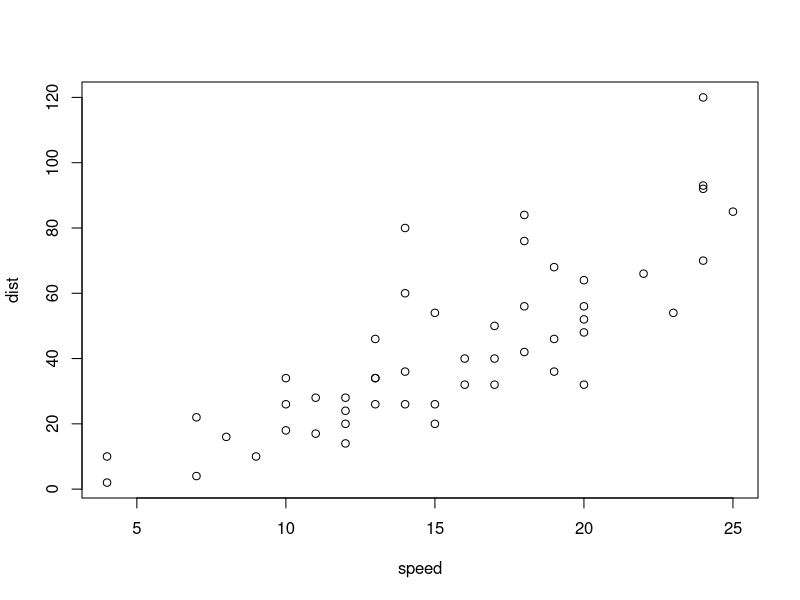
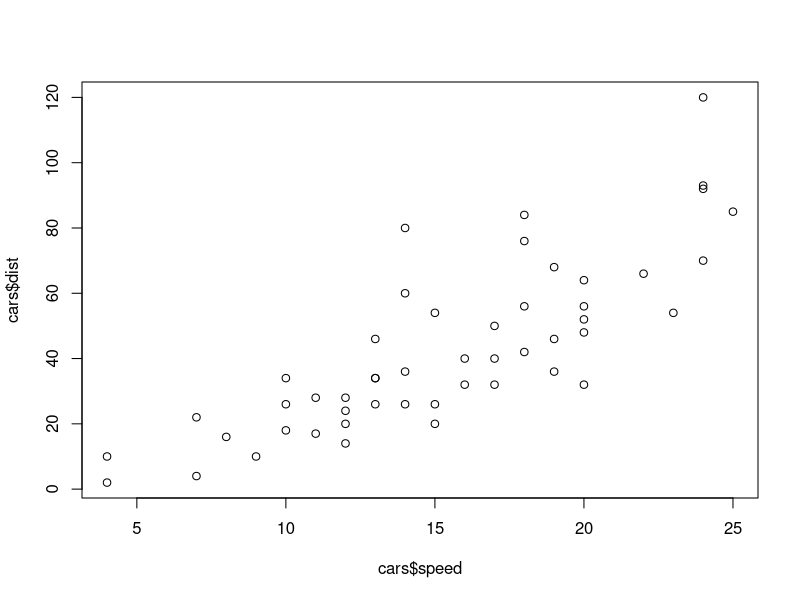
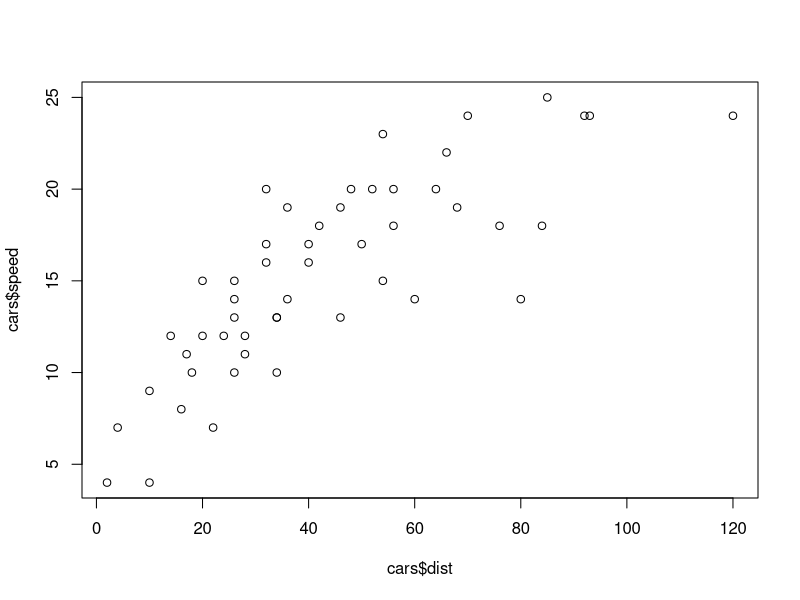
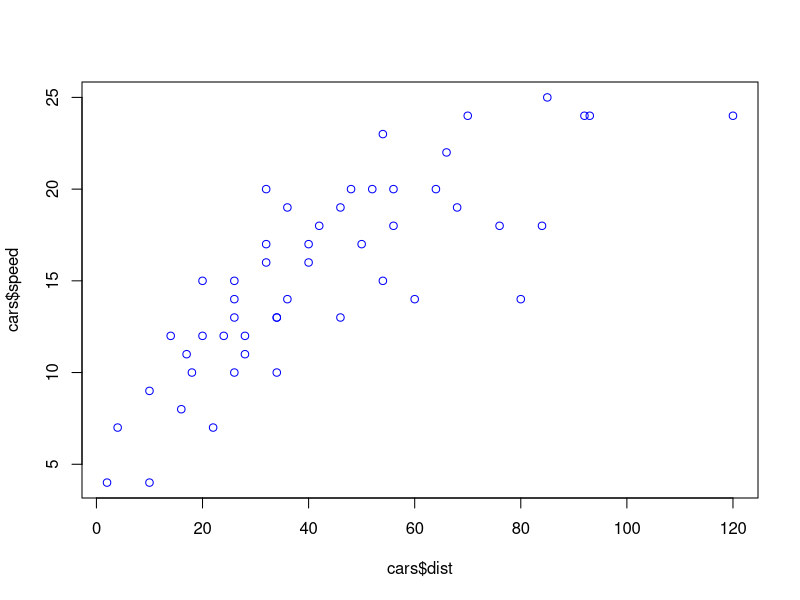
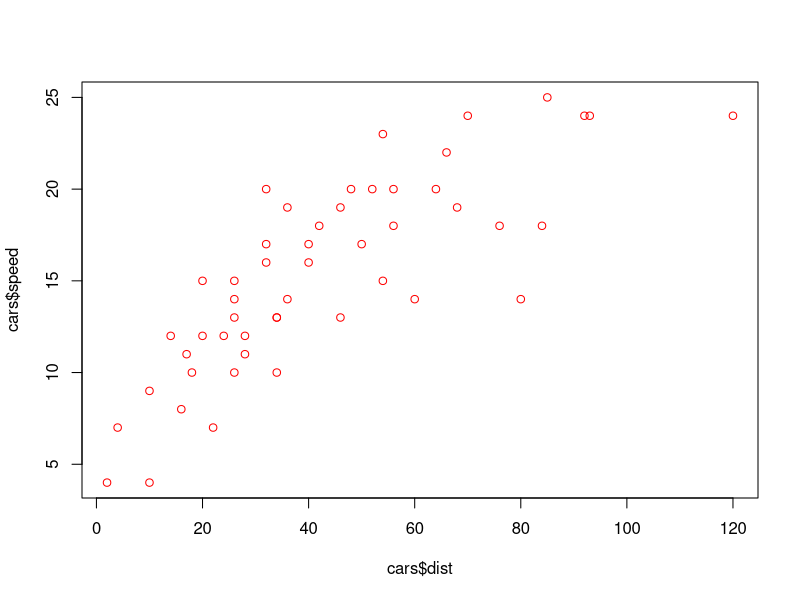
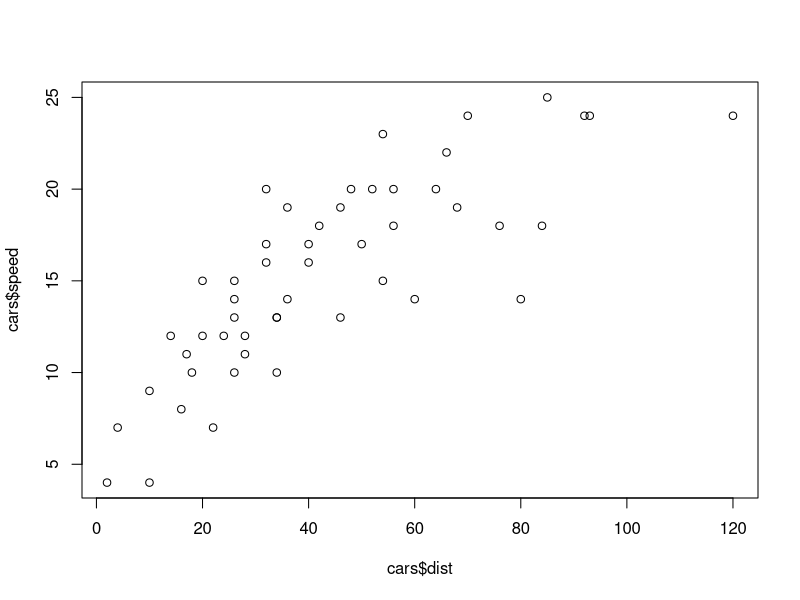
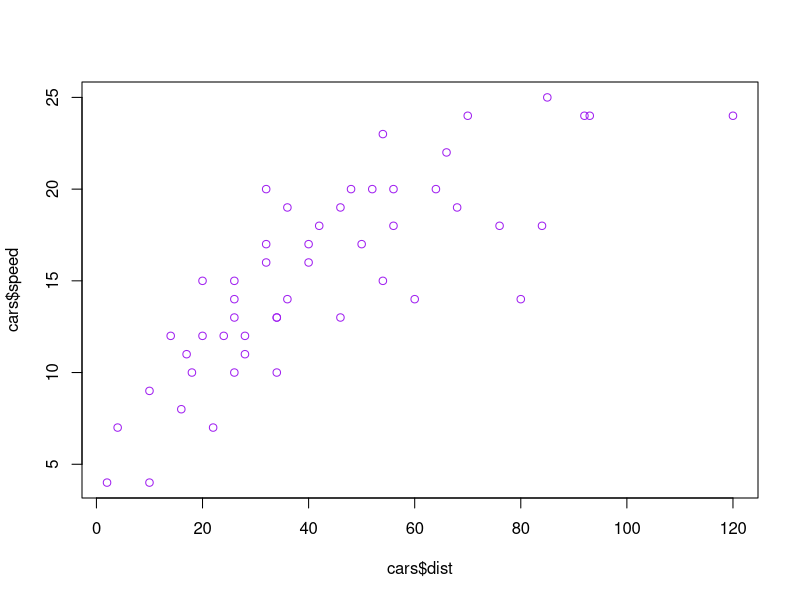
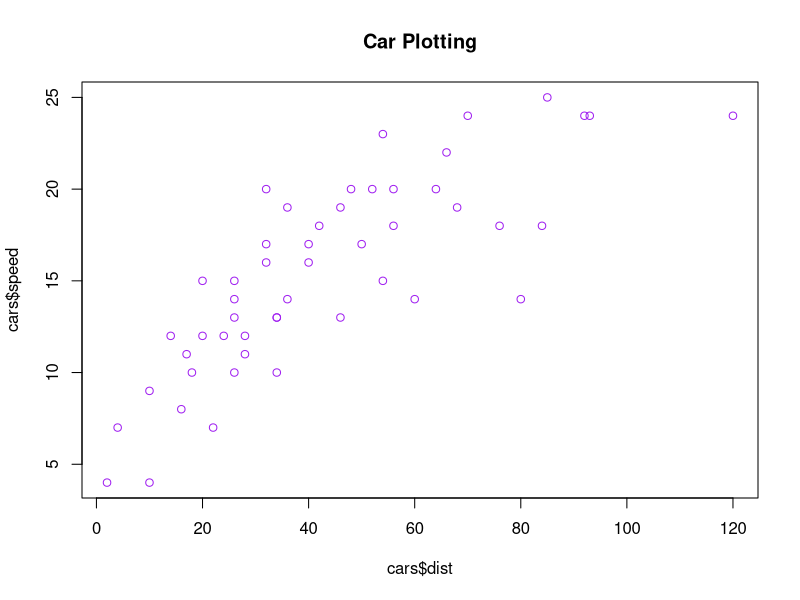

These charts were generated, in order, by the following R code:
?plot #documentation of plotting
head(cars) #Dataframe already in R
plot(cars)
plot(cars$speed, cars$dist)
#change the axes
plot(cars$dist, cars$speed)
#change the color
plot(cars$dist, cars$speed, col = "blue")
plot(cars$dist, cars$speed, col = "red")
plot(cars$dist, cars$speed, col = "black")
plot(cars$dist, cars$speed, col = "purple")
#add the tile of the graph
plot(cars$dist, cars$speed, col = "purple", main = "Car Plotting")
#change the label of the x and y axes
plot(cars$dist, cars$speed, col = "purple", main = "Car Plotting", xlab = "Distance", ylab = "Car Speed")

#types of plot
plot(cars$speed, cars$dist)
#line plot
plot(cars$speed, cars$dist, "l") #line plot
plot(cars$speed, cars$dist, "b") # both line and dot point
#histogram
plot(cars$speed, cars$dist, "h")

#Heatmap
#install pheatmap
install.packages("pheatmap")
library(pheatmap)     
help(pheatmap)
#make a dataframe
head(mtcars) #pick from R
class(mtcars)
df=scale(mtcars)
pheatmap(df)
pheatmap(df, border_color = "red")
pheatmap(df, 
         border_color = "red",
         cellwidth = 15,
         cellheight = 18)
pheatmap(df, 
         border_color = "red",
         cellwidth = 15,
         cellheight = 18,
         cluster_rows = F)
pheatmap(df, 
         border_color = "red",
         cellwidth = 15,
         cellheight = 18,
         cluster_rows = T,
         cutree_rows = 2)
pheatmap(df, 
         border_color = "red",
         cellwidth = 15,
         cellheight = 18,
         cluster_rows = T,
         cutree_rows = 3)
pheatmap(df, 
         border_color = "red",
         cellwidth = 25,
         cellheight = 28,
         cluster_rows = T,
         cutree_rows = 3,
         show_rownames = F)
pheatmap(df, 
         border_color = "red",
         cellwidth = 15,
         cellheight = 18,
         cluster_rows = T,
         cutree_rows = 3,
         show_rownames = T,
         fontsize = 8,
         display_numbers = T)
#scale() function
#Variables (rows or columns) may have different units or magnitudes
#Scaling helps by converting values to z-scores
#This makes heatmap colors and clustering meaningful across rows/columns.
#In R, the scale argument in pheatmap() is crucial for normalizing your data before clustering — especially when the variables (rows or columns) are on different scales.
#if we don't use the scale()? 
pheatmap(mtcars)
pheatmap(mtcars,scale = "column")